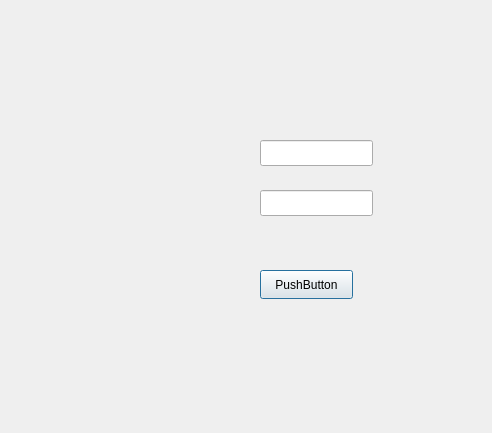
<?xml version="1.0" encoding="UTF-8"?>
<ui version="4.0">
 <class>Dialog</class>
 <widget class="QDialog" name="Dialog">
  <property name="geometry">
   <rect>
    <x>0</x>
    <y>0</y>
    <width>492</width>
    <height>433</height>
   </rect>
  </property>
  <property name="windowTitle">
   <string>Dialog</string>
  </property>
  <widget class="QLineEdit" name="mail">
   <property name="geometry">
    <rect>
     <x>260</x>
     <y>140</y>
     <width>113</width>
     <height>26</height>
    </rect>
   </property>
  </widget>
  <widget class="QLineEdit" name="pass">
   <property name="geometry">
    <rect>
     <x>260</x>
     <y>190</y>
     <width>113</width>
     <height>26</height>
    </rect>
   </property>
  </widget>
  <widget class="QPushButton" name="button_login">
   <property name="geometry">
    <rect>
     <x>260</x>
     <y>270</y>
     <width>93</width>
     <height>29</height>
    </rect>
   </property>
   <property name="text">
    <string>PushButton</string>
   </property>
  </widget>
 </widget>
 <resources/>
 <connections/>
</ui>
